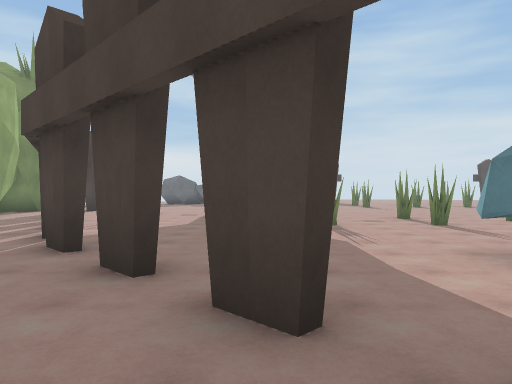
[1] (above)

24 first-person views from a walk through a 3-D level made in the Unity game engine. The camera is 1.5 m above the floor, looks level and sees 70° across. The floor is counted in squares, 2 m on a side. Each view is taken from the middle of a square. On the plan, view 1 faces up. The plan holds only what a view shows up to about 11 squares ahead; the rest is blank. The place goes on beyond the plan. Some animated figures are not drawn.

[2]
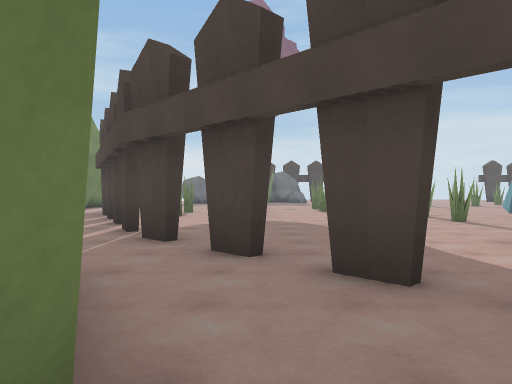

[3]
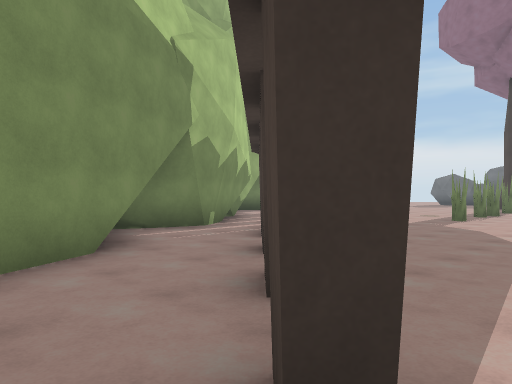

[4]
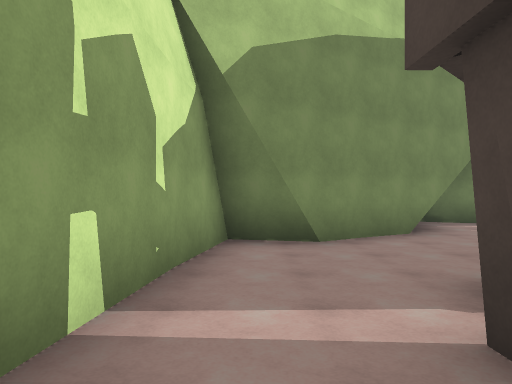

[5]
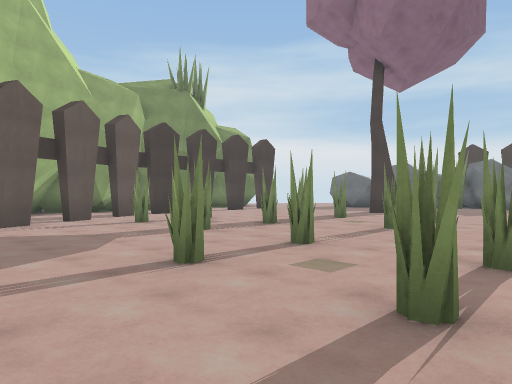

[6]
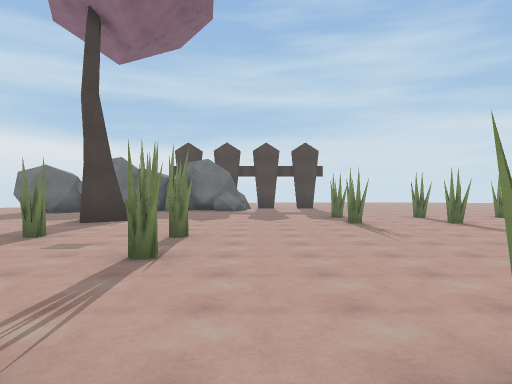

[7]
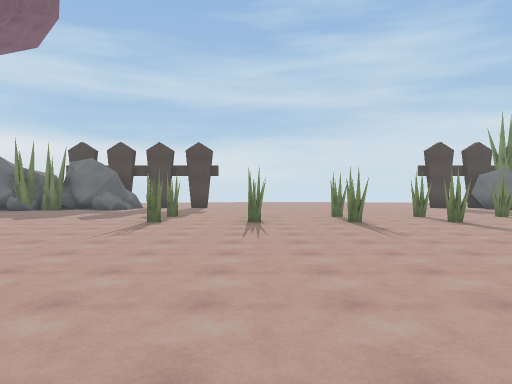

[8]
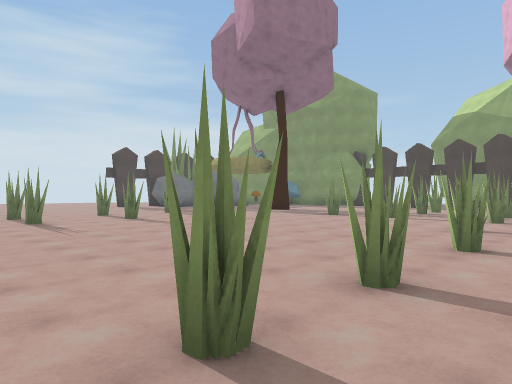

[9]
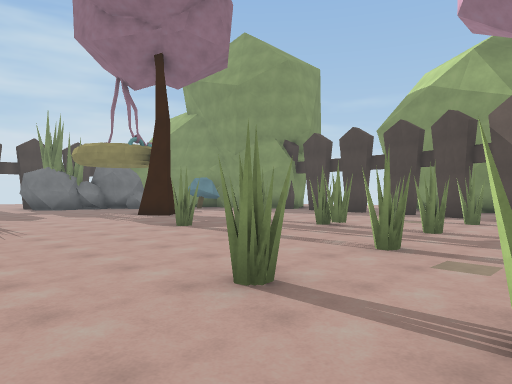

[10]
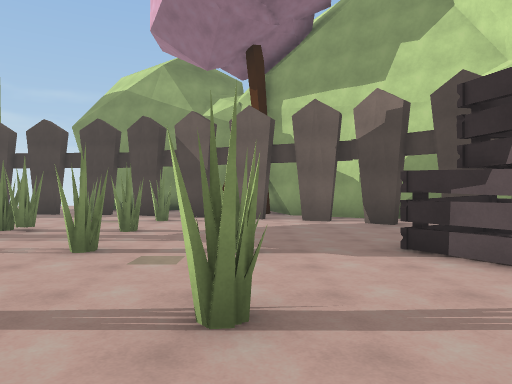

[11]
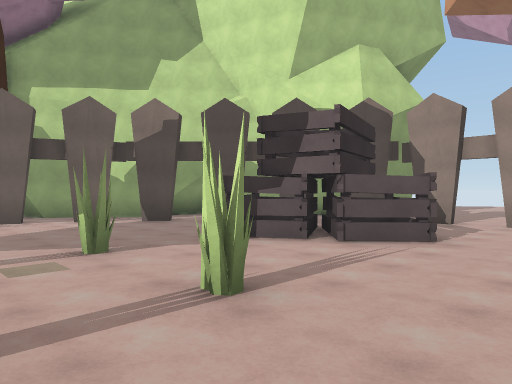

[12]
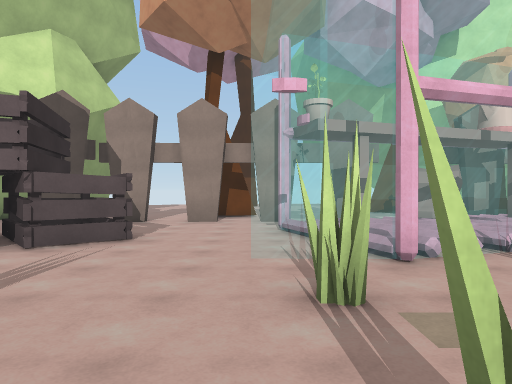

[13]
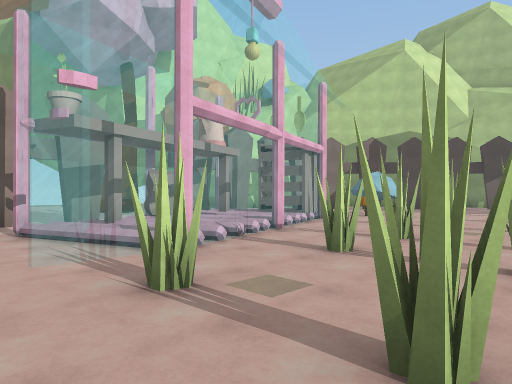

[14]
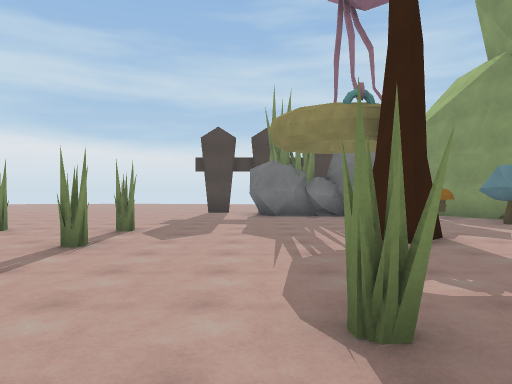

[15]
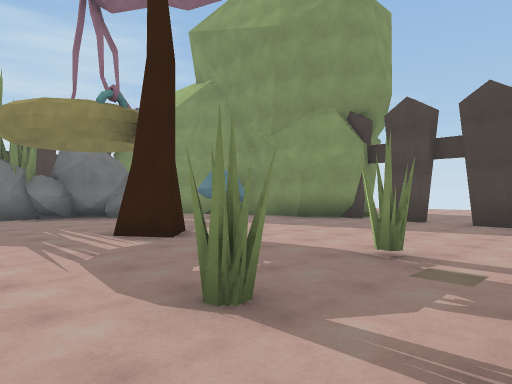

[16]
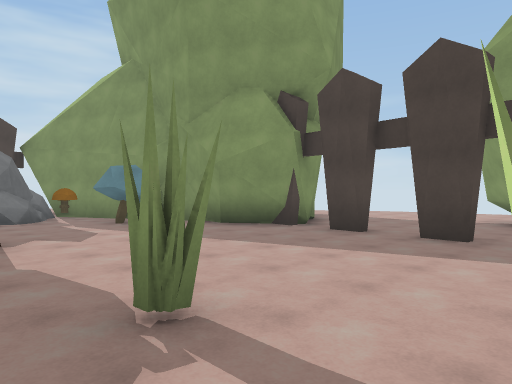

[17]
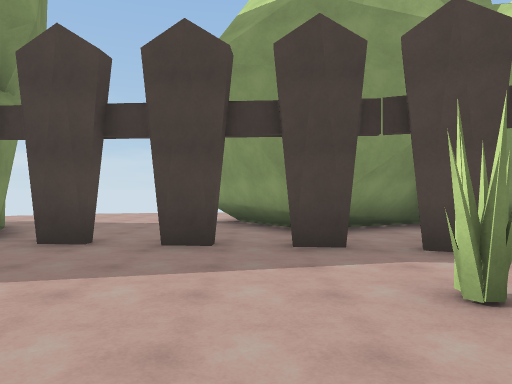

[18]
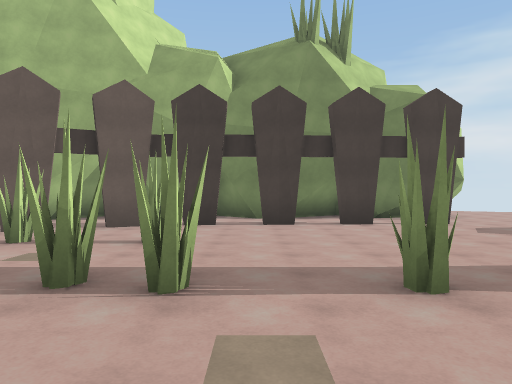

[19]
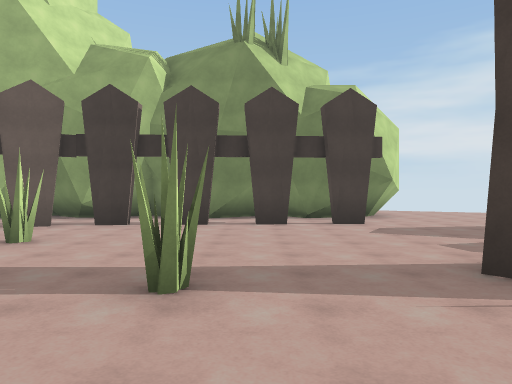

[20]
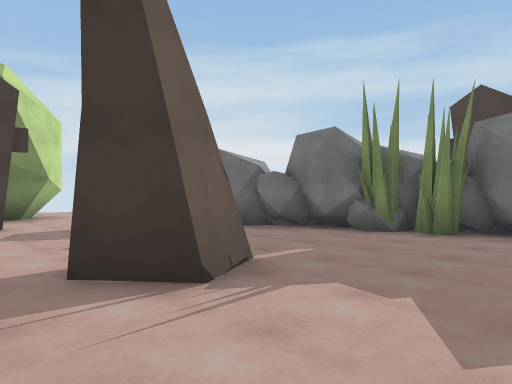

[21]
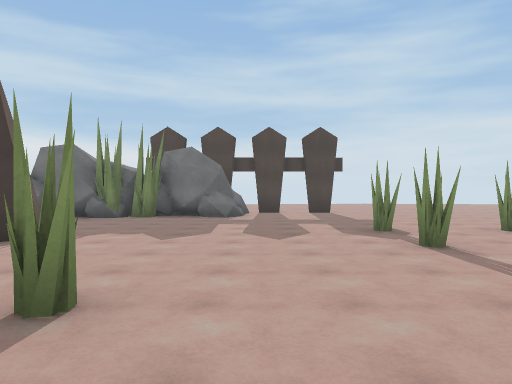

[22]
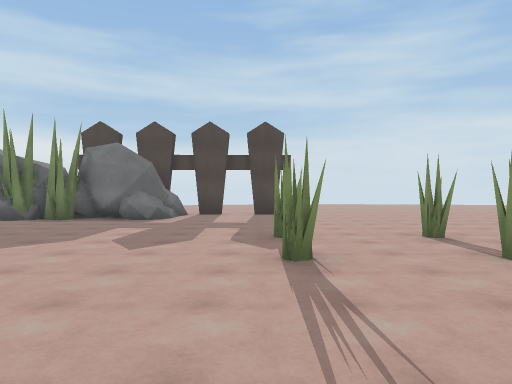

[23]
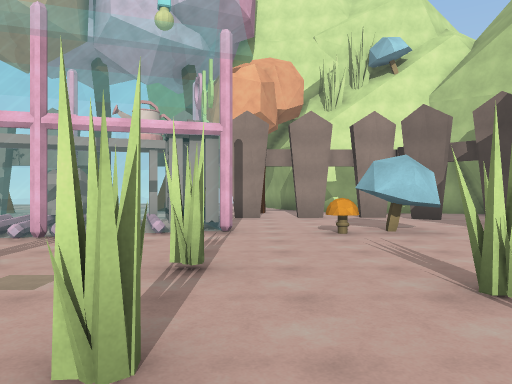

[24]
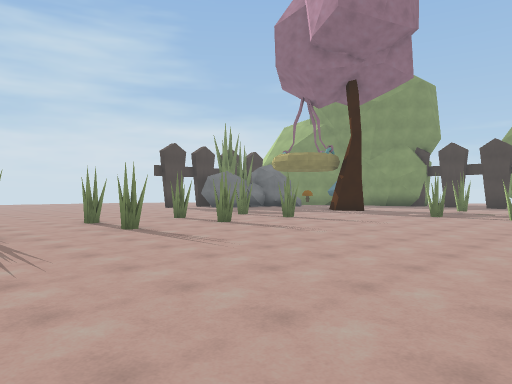

### Floor plan
Key: @ floor where view 1 was taken; # wall or solid block; x gap in a wall; . main floor; : floor 0.5 m higher than the main floor; / step, stairs or slope; = window, fence, low wall or low ledge; M mushroom; T tree; O other object.
Columns run from 10 left of view 1 to 32 right of it. Each row starts with its distance up from view 1.
 24        ##OO##................O######
 23       ##........................#M.#
 22  ...   ...........................M#
 21  ....   ..........................M.#
 20 ##.............O..O.O..O.O....T.....#
 19  #.......T....................TT....###.
 18  #.#.....T.....O..O.O..O.O.................
 17  #..................................#......
 16  #..#......................................
 15  #..x....O..O................O.O....#...##.
 14  #..x..................................##
 13  #..#....O..O................O.O....#.##
 12  #.....O.O.....................O..O.x.##
 11  ##.#..................................#
 10  #.....O.O..O.O...........O..O.O..O#  ##
  9  ##..............O.O.O.O..........  T #
  8     ..#.....O.O...........O..O....# TT
  7     #............O.O.O.O............##
  6     ##.#..............===....O....#.#
  5      #.#...........===//...OOO...###
  4      #.......MM..==:..:=..OOOO.####
  3      ##..#.......=#.##==...O .#   #
  2       ##..#.......====......
  1        #...#......=.  #xx#.#
  0        ##.@..##.#     ......  ##
 -1         #......       ...#..
 -2         #####             ..
 -3                   TTT
 -4                    T

Where each view was taken, in squares from view 1:
view 1: 0 up, 0 right, facing up
view 2: 1 down, 1 left, facing up
view 3: 0 up, 2 right, facing up-left
view 4: 1 down, 4 right, facing left
view 5: 6 up, 5 right, facing up-left
view 6: 9 up, 3 right, facing up
view 7: 9 up, 8 right, facing up
view 8: 8 up, 8 right, facing up-right
view 9: 8 up, 14 right, facing up-right
view 10: 8 up, 14 right, facing right
view 11: 10 up, 14 right, facing down-right
view 12: 10 up, 14 right, facing down
view 13: 10 up, 15 right, facing down-left
view 14: 13 up, 18 right, facing up
view 15: 13 up, 17 right, facing up-right
view 16: 13 up, 20 right, facing up-right
view 17: 14 up, 21 right, facing right
view 18: 14 up, 2 right, facing left
view 19: 16 up, 2 right, facing left
view 20: 17 up, 2 right, facing up-left
view 21: 13 up, 3 right, facing up
view 22: 14 up, 5 right, facing up
view 23: 11 up, 6 right, facing down
view 24: 11 up, 7 right, facing up-right
